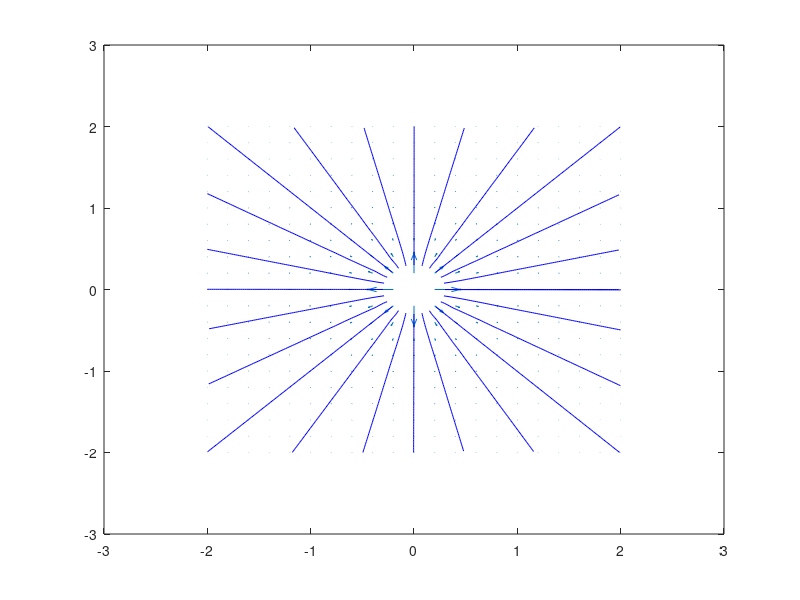

The MATLAB script that drew this image:
% E-field of a point charge.
%range = [-2 -1.8 -1.6 -1.4 -1.2 -1.0 -0.8 -0.6 -0.4 -0.2 -0.1 0.1  0.2 0.4 0.6 0.8 1.0 1.2 1.4 1.6 1.8 2.0];
r = 0.3;
phi = 0:3.14/12:2*3.14;
startx = r*cos(phi);%0:0.02:0.25;
starty = r*sin(phi);%sqrt(0.25^2-startx.^2);

[x,y] = meshgrid(-2:0.2:2);
Ex = x./(x.^2+y.^2).^(1.5);
Ey = y./(x.^2+y.^2).^(1.5);


quiver(x,y,Ex,Ey)
hold on
streamline(x,y,Ex,Ey,startx,starty)
% streamline(x,y,Ex,Ey,-startx,starty)
% streamline(x,y,Ex,Ey,-startx,-starty)
% streamline(x,y,Ex,Ey,startx,-starty)